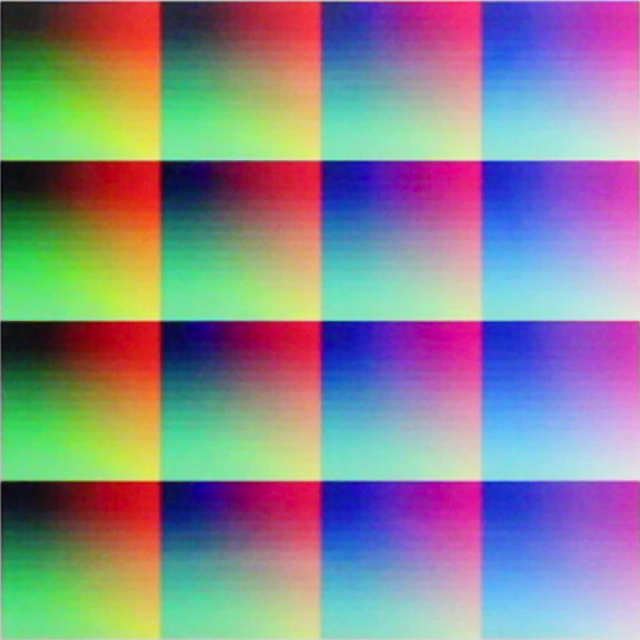
%> input picture printability/printed-palette.png, 640 x 640 px
$ octave save_printable_vals.m   (GNU Octave 9; MATLAB toolbox functions it lacks are replaced by stand-ins)
%> lines starting %> are read from the running program, lines starting %| are printed output that depends on the picture
### printability/make_printable_vals_struct.m
% https://github.com/mahmoods01/accessorize-to-a-crime/tree/master/aux/attack
function printable_vals = make_printable_vals_struct(printed_im_path, num_colors)
%> called with printed_im_path = 'printed-palette.png', num_colors = 30
% Make a Nx3 matrix of all the RGB values that exist in a printed
% image (preferably a printed palette that covers a large portion
% of the RGB space).

    printed_im = imread(printed_im_path);
%> printed_im is the input picture: size 640x640x3 uint8; mean R, G, B 137.4, 134.8, 144.2

    % cut 3% of the edges from each side (in case of misalignment of the
    % printed image)
    cut_h = round(0.015*size(printed_im,2));
%> cut_h = 10
    cut_v = round(0.015*size(printed_im,1));
%> cut_v = 10
    printed_im = printed_im(1+cut_v-1:end-cut_v, 1+cut_h-1:end-cut_h, :);
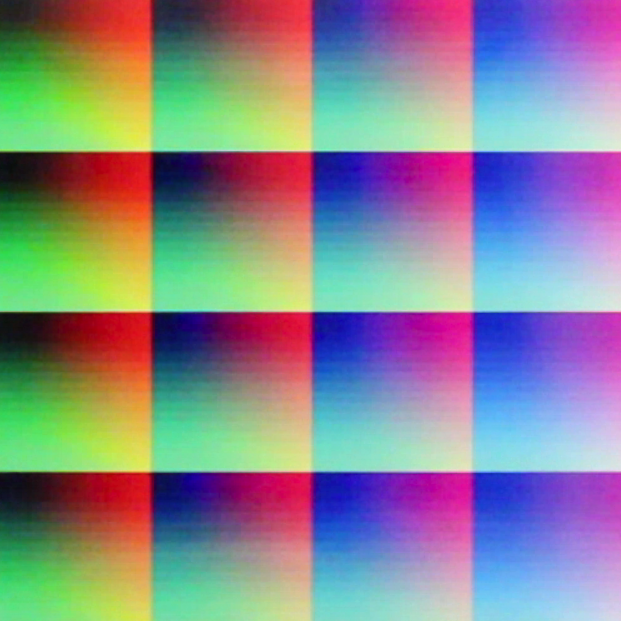
%> printed_im: size 621x621x3 uint8; mean R, G, B 136.4, 134.3, 143.8

    % the printable_vals matrix is actually the color map found with the
    % minimum variance approach
    if nargin==1
        [~,printable_vals] = rgb2ind(printed_im, 1024);
    else
        [~,printable_vals] = rgb2ind(printed_im, num_colors);
%> printable_vals = 30 rows, first 12: [0.749 0.859 0.514; 0.796 0.82 0.71; 0.761 0.824 0.886; 0.58 0.855 0.329; 0.757 0.604 0.522; 0.82 0.78 0.306; 0.549 0.851 0.745; 0.773 0.596 0.808; 0.553 0.808 0.906; 0.455 0.871 0.549; 0.361 0.706 0.725; 0.286 0.804 0.345]
    end

    % {0,...,255} range and sort by column
    printable_vals = round(printable_vals*255);
%> printable_vals = 30 rows, first 12: [191 219 131; 203 209 181; 194 210 226; 148 218 84; 193 154 133; 209 199 78; 140 217 190; 197 152 206; 141 206 231; 116 222 140; 92 180 185; 73 205 88]
    printable_vals = sortrows(printable_vals);
%> printable_vals = 30 rows, first 12: [31 30 37; 36 34 114; 40 48 192; 51 111 63; 63 103 211; 73 145 126; 73 205 88; 92 180 185; 94 159 234; 101 33 46; 107 55 190; 116 222 140]

end

### printability/save_printable_vals.m
printable_vals = make_printable_vals_struct("printed-palette.png", 30);
writematrix(printable_vals,'printable_vals.dat','Delimiter',';')
